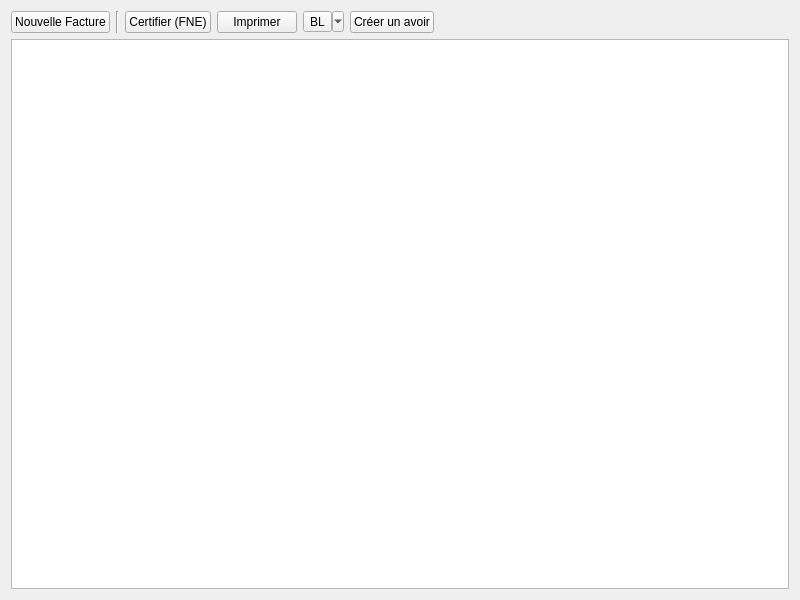
<?xml version="1.0" encoding="UTF-8"?>
<ui version="4.0">
 <class>FacturePage</class>
 <widget class="QWidget" name="FacturePage">
  <property name="geometry">
   <rect>
    <x>0</x>
    <y>0</y>
    <width>800</width>
    <height>600</height>
   </rect>
  </property>
  <property name="windowTitle">
   <string>Gestion des Factures</string>
  </property>
  <layout class="QVBoxLayout" name="verticalLayout">
   <item>
    <layout class="QHBoxLayout" name="horizontalLayout">
     <item>
      <widget class="QPushButton" name="new_invoice_button">
       <property name="text">
        <string>Nouvelle Facture</string>
       </property>
      </widget>
     </item>
     <item>
      <widget class="Line" name="line">
       <property name="orientation">
        <enum>Qt::Vertical</enum>
       </property>
      </widget>
     </item>
     <item>
      <widget class="QPushButton" name="certify_button">
       <property name="text">
        <string>Certifier (FNE)</string>
       </property>
      </widget>
     </item>
     <item>
      <widget class="QPushButton" name="print_button">
       <property name="text">
        <string>Imprimer</string>
       </property>
      </widget>
     </item>
     <item>
      <widget class="QToolButton" name="bl_button">
       <property name="text">
        <string>BL</string>
       </property>
       <property name="popupMode">
        <enum>QToolButton::MenuButtonPopup</enum>
       </property>
      </widget>
     </item>
     <item>
      <widget class="QPushButton" name="create_credit_note_button">
       <property name="text">
        <string>Créer un avoir</string>
       </property>
      </widget>
     </item>
     <item>
      <spacer name="horizontalSpacer">
       <property name="orientation">
        <enum>Qt::Horizontal</enum>
       </property>
       <property name="sizeHint" stdset="0">
        <size>
         <width>40</width>
         <height>20</height>
        </size>
       </property>
      </spacer>
     </item>
    </layout>
   </item>
   <item>
    <widget class="QTableView" name="table_view">
     <property name="editTriggers">
      <set>QAbstractItemView::NoEditTriggers</set>
     </property>
     <property name="selectionBehavior">
      <set>QAbstractItemView::SelectRows</set>
     </property>
     <property name="selectionMode">
      <set>QAbstractItemView::SingleSelection</set>
     </property>
     <attribute name="verticalHeaderVisible">
      <bool>false</bool>
     </attribute>
    </widget>
   </item>
  </layout>
 </widget>
 <resources/>
 <connections/>
</ui>
